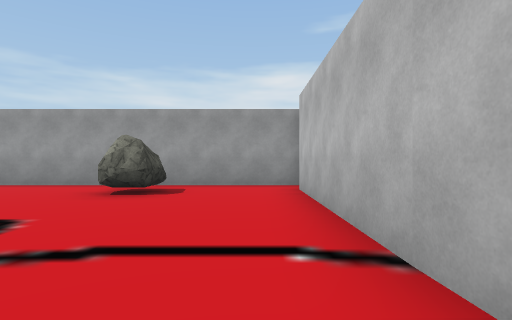
View 1 (above)

16 first-person views from a walk through a 3-D level made in the Unity game engine. The camera is 1.2 m above the floor, looks level and sees 80° across. The floor is counted in squares, 2 m on a side. Each view is taken from the middle of a square. On the plan, view 1 faces up. The plan holds only what a view shows up to about 9 squares ahead; the rest is blank. The place goes on beyond the plan. Some surface patterns are stand-ins.

View 2
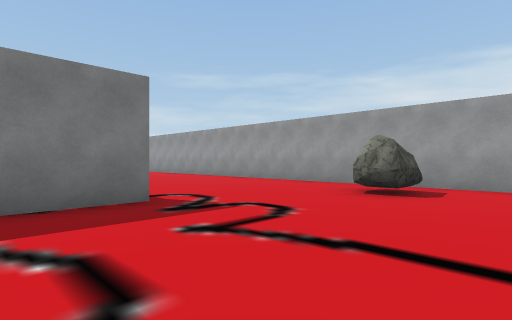

View 3
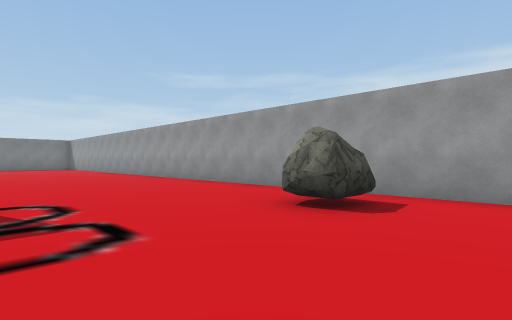

View 4
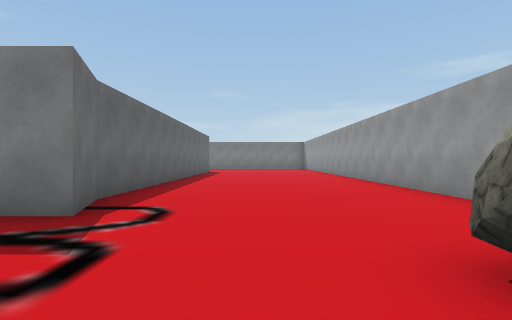

View 5
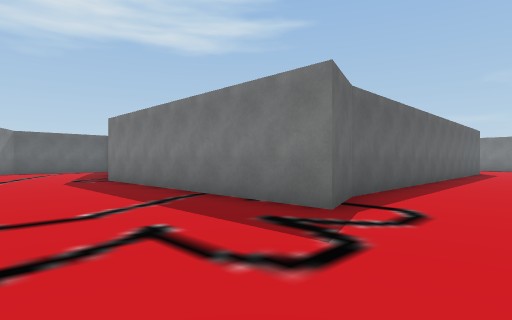

View 6
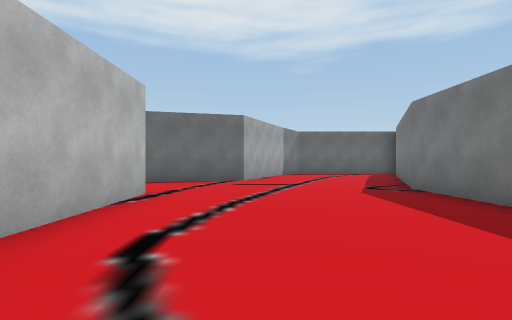

View 7
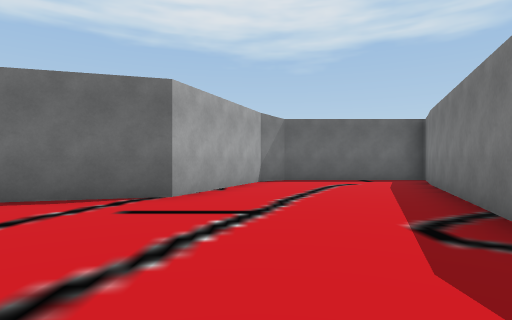

View 8
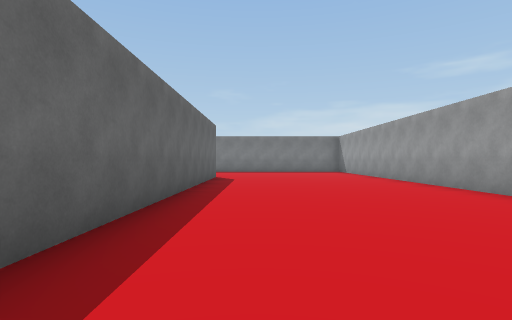

View 9
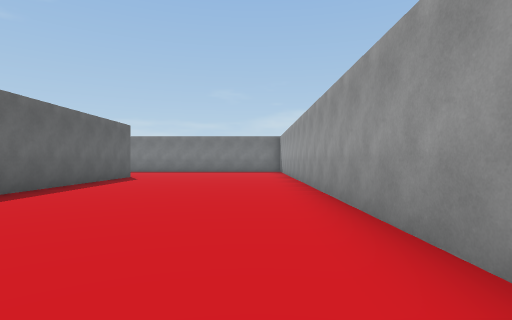

View 10
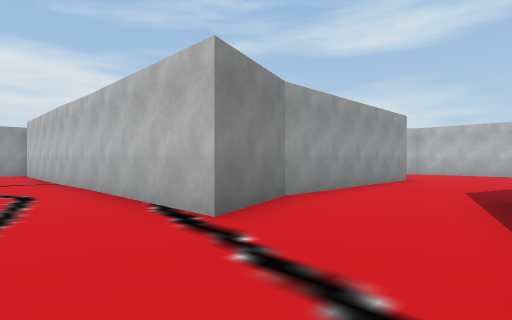

View 11
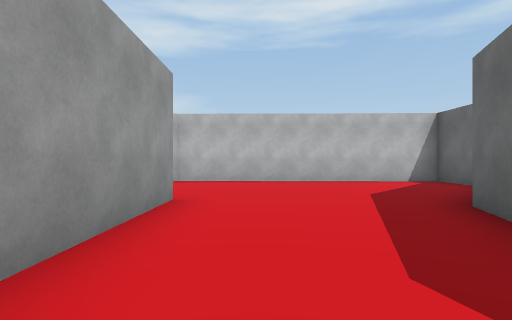

View 12
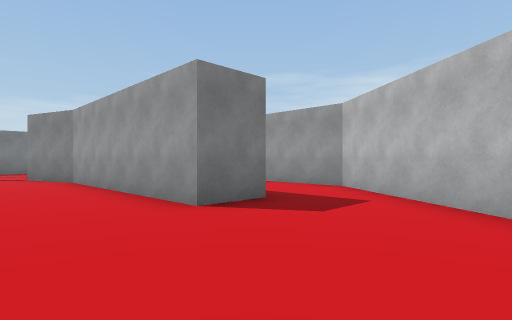

View 13
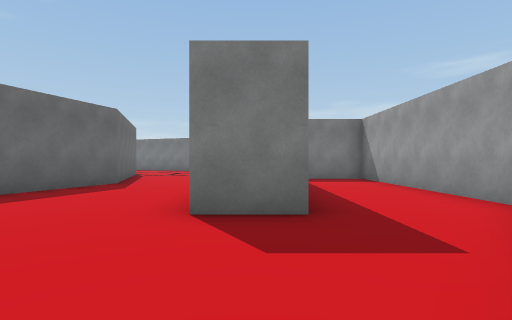

View 14
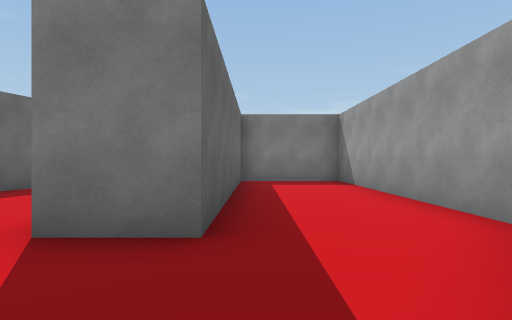

View 15
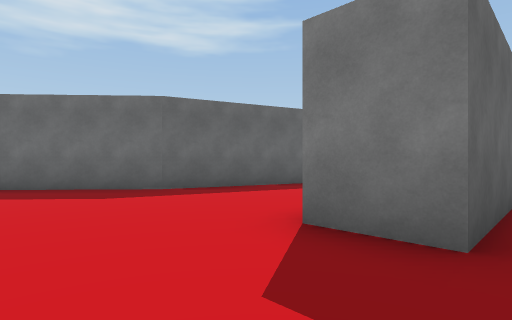

View 16
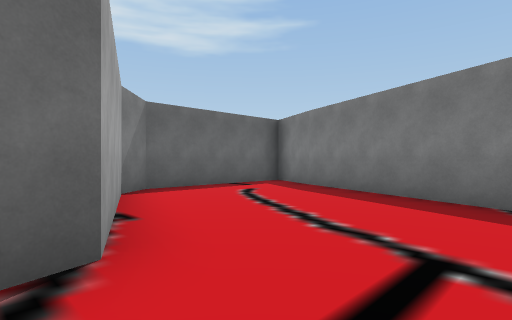

### Floor plan
Points are (right, up) in squares from view 1. A wall is a line through its corners. A room is listed if a view was taken in it or the views show most of it. See-through windows are left out.
Room 1 (views 1, 2, 3, 4, 5, 6, 7, 8, 9, 10, 16)
walls: (1.1, 7.2) (-15, 7.2); (1.1, -4.4) (0.7, 6.1); (-15, 1.6) (-5.6, 1.6) (-4.3, 2.1) (-4.3, -5.4) (-6.9, -12.1) (-2.9, -12.1) (-2.1, -11.5) (-0.6, -8) (2.8, -7)
ways out: opening at (2.5, -5.5) to room 2
objects: other object (-2, 5) to (-2, 6)
Room 2 (views 11, 12, 13, 14, 15)
walls: (2.8, -7) (4.2, -6.6) (7.9, -7.8) (10.4, -10); (11.1, -10.1) (12.6, -10.1) (12.7, -2.7) (8.4, 0.4) (2.2, 0.4) (2.2, -2.4) (8.6, -2.4) (8.6, -3.7) (3, -3.7) (1.1, -4.4)
ways out: opening at (2.5, -5.5) to room 1

Where each view was taken, in squares from view 1:
view 1: 0 up, 0 right, facing up
view 2: 0 up, 0 right, facing up-left
view 3: 2 up, 0 right, facing up-left
view 4: 4 up, 1 left, facing left
view 5: 4 up, 1 left, facing down-left
view 6: 1 up, 1 left, facing down
view 7: 3 down, 2 left, facing down
view 8: 3 up, 6 left, facing left
view 9: 6 up, 6 left, facing left
view 10: 7 down, 1 left, facing up-right
view 11: 5 down, 4 right, facing right
view 12: 6 down, 12 right, facing up-left
view 13: 3 down, 12 right, facing left
view 14: 2 down, 11 right, facing left
view 15: 2 down, 11 right, facing down-left
view 16: 6 down, 0 right, facing down-left
